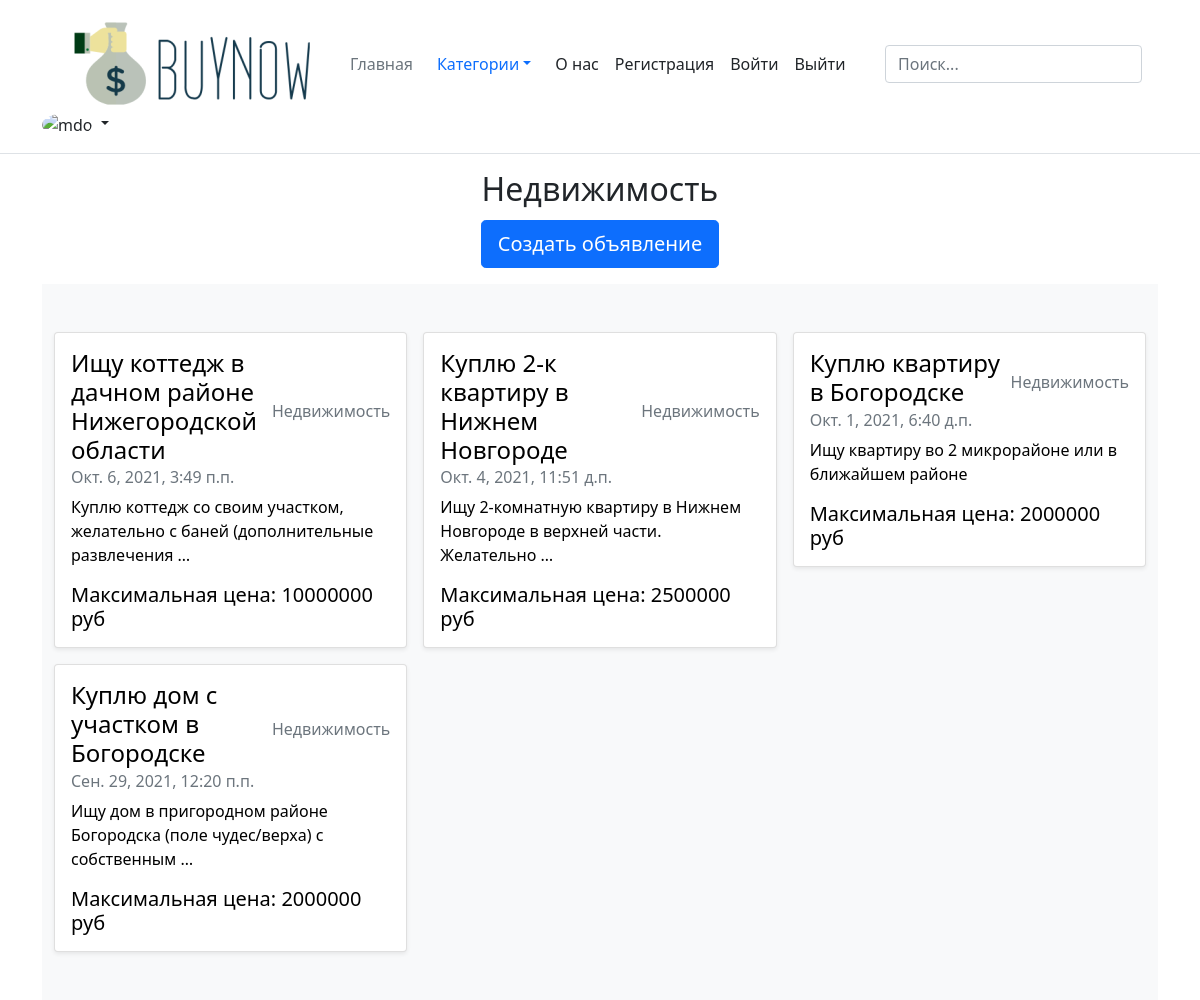
/Недвижимость/, run on an earlier commit of the app's database.
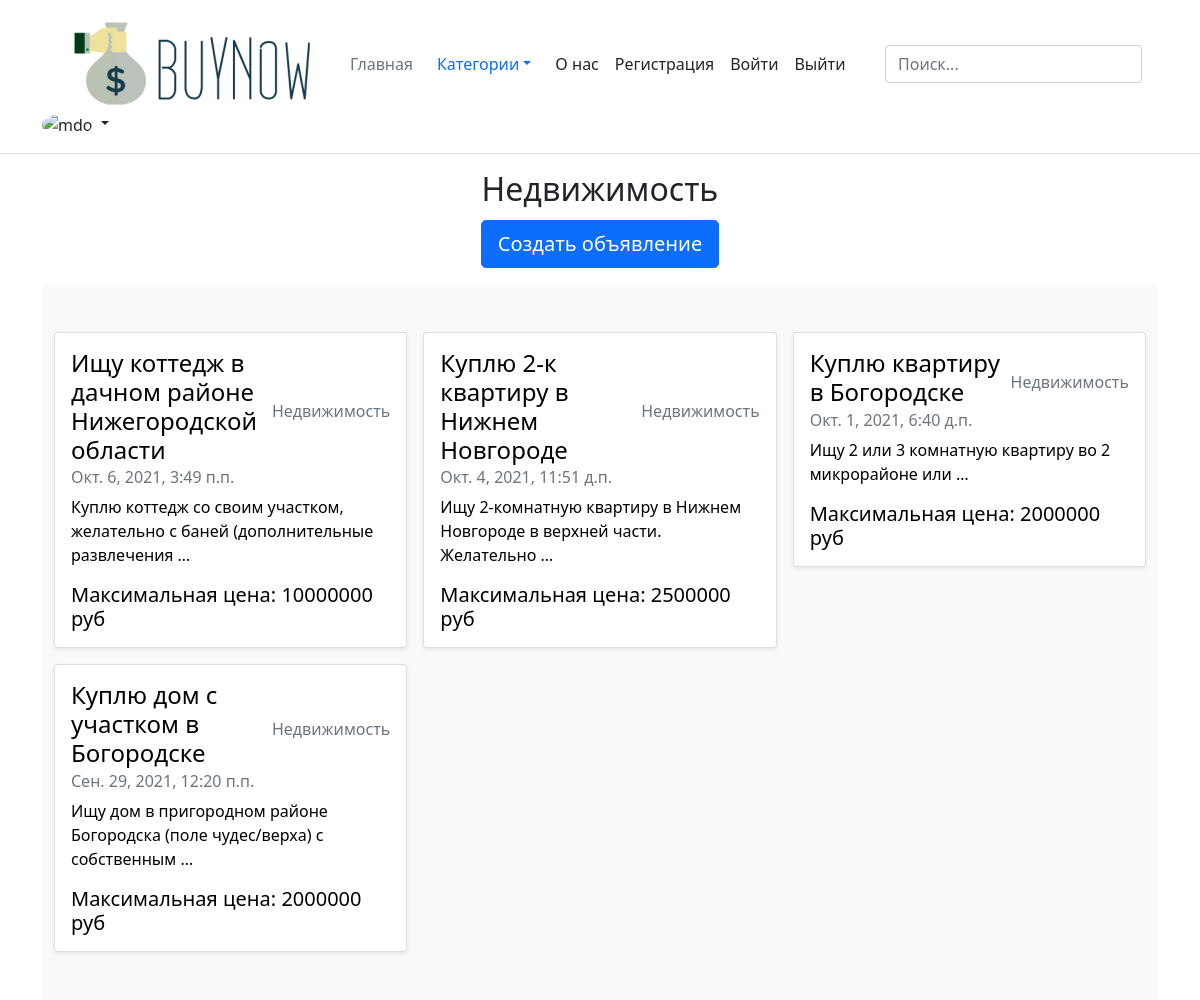
And on a later commit of the database.
### category_real_estate/models.py (models this page shows)
class Real_Estate_Ad(Ad):
    category = 'Недвижимость'
    square = models.PositiveIntegerField('Площадь')
    location = models.CharField('Район', max_length=100)
    class Meta:
        verbose_name = 'Недвижимость'
        verbose_name_plural = 'Недвижимость'

### ad/general_services.py (called while the page is built)
def _get_all_ads_in_dict_from_database(Model_object):
    items = Model_object.objects.order_by('-date')
    return {'ads': items}

def show_main_page_of_category(request, Model_object, template):
    context = _get_all_ads_in_dict_from_database(Model_object)
    return render(request, template, context)

### category_real_estate/views.py (called while the page is built)
def real_estate(request):
    return show_main_page_of_category(request, Real_Estate_Ad, 'category_real_estate/real_estate.html')

### category_real_estate/templates/category_real_estate/real_estate.html (shortened to what this page needs)
{% extends 'ad/base.html' %}
{% block content %}
<div class="mb-1 d-sm-flex justify-content-sm-center">
  <h2>Недвижимость</h2>
</div>
<div class="mb-3 d-sm-flex justify-content-sm-center">
  <a class="btn btn-primary btn-lg px-3 gap-3" href="{% url 'create_real_estate' %}" >Создать объявление</a>
</div>
<div class="album py-5 bg-light">
    <div class="container">
      <div class="row row-cols-1 row-cols-sm-2 row-cols-md-3 g-3">
        {% for ad in ads %}
          <div class="col">
            <div class="card shadow-sm">
              <a class="custom-a" href="{% url 'show_real_estate_ad' ad.id %}">
                <div class="card-body">
                  <div class="d-flex justify-content-between align-items-center">
                    <h4 class="card-title">{{ ad.title }}</h4>
                    <p class="card-text text-muted">{{ ad.category }}</p>
                  </div>
                      <h6 class="card-subtitle mb-2 text-muted">{{ ad.date }}</h6>
                    <p class="card-text" >{{ ad.text|truncatewords:10 }}</p>
                    <div class="d-flex justify-content-between align-items-center">
                        <h5 class="card-text">Максимальная цена: {{ ad.max_price }} руб</h5>
                    </div>
                </div>
              </a>
            </div>
          </div>
        {% endfor %}
      </div>
    </div>
  </div>
{% endblock %}

What changed in the data, as far as the page shows it:
changed Real_Estate_Ad "Куплю квартиру в Богородске": text "Ищу квартиру во 2 микрорайоне или в ближайшем районе" → "Ищу 2 или 3 комнатную квартиру во 2 микрорайоне или …"
